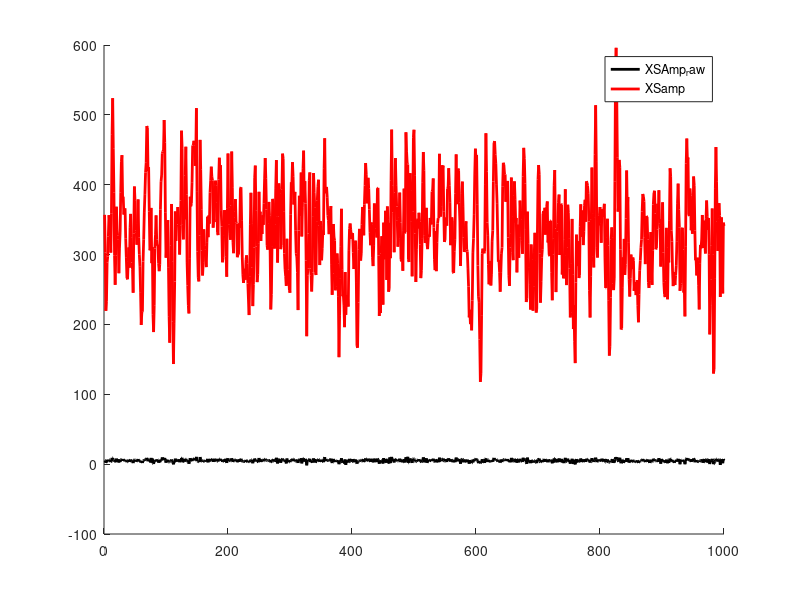

The MATLAB script that drew this image: (Note: this script raises an error after producing the figure.)
% This code generates some inter spike arrival times that follow a time
% varying rate and a gamma noise as defined by the parameters of the gamma
% function. The rate at each spike is defined by the scale and shape of the
% gamma as 1./(ScaleData.*Shape).
% case study of an input signal with
FS = 1000; % sampling frequency of 1000Hz
TR = 10; %Time resolution in ms set to 10ms (work on a case where there is coherence up to 1000/(TR*2) Hz ->50Hz

% generating N random numbers from a normal distribution of mean Mu and
% standard deviation Sigma
N=1000;
Mu = 5;
Sigma = 2;
rng('shuffle')
XSamp_raw = normrnd(Mu, Sigma, N,1);

% filter the regressor so that it gets a time structure (the
% corresponding frequency of a time resolution TR where TR is 2*Tau in the
% convolution or 2*sd, F = 1/(2*Tau*pi) = 1/(TR*pi) with TR in Hz
[z,p,k] = butter(6,(1000/(TR*pi))/(FS/2),'low');
sos_band = zp2sos(z,p,k);
XSamp = filtfilt(sos_band,1,XSamp_raw);

figure(1);clf;  hold on; plot(XSamp_raw, 'k-', 'LineWidth',2);plot(XSamp, 'r-', 'LineWidth',2); legend('XSAmp_raw', 'XSamp')

% let's generate some scale data with the link function being the log instead of
% the inverse function which is the canonical function for a Gamma
% distribution. Pb with inverse fucntion is that it is illdefined for some
% particular values
% let's generate scale data with the gamma function for input of our Gamma
% GLM

B0 = -5;
B1 = 1; %0.2
Shape = 8; % The shape is fixed for all samples, only scale varies
ScaleData = exp(B0 + B1.*XSamp);
% Now add the gamma noise to the scaled data
Ydata = gamrnd(Shape, ScaleData);

figure(2); clf; histogram(Ydata, 'BinWidth',1); xlabel('Ydata: inter event intervals')

% Go from ISI (Ydata) to spike patterns
TimeFirstSpike = 5;
Duration = round(sum(Ydata) + TimeFirstSpike);
SpikePattern = cell(1,1);
SpikePattern{1} = zeros(1,Duration);
SAT = round([Ydata(1); cumsum(Ydata)]+TimeFirstSpike);
SpikePattern{1}(SAT) = 1;
TRFactors = 1:10;
Gamma  = nan(length(TRFactors),2);
SSE_Gaussconv = nan(length(TRFactors),1);
SSE_SSKernel = nan(length(TRFactors),1);
for tt = 1:length(TRFactors) %TR = 100; %window size in ms
    % Now get the time varying rate
    % Gaussian window of 2*std equal to TR (68% of Gaussian centered in TR)
    nStd =Duration/10; % before set as 4
    Tau = TRFactors(tt)*TR/2;
    T_pts = (0:2*nStd*Tau) - nStd*Tau; % centered tpoints around the mean = 0 and take data into account up to nstd away on each side
    Expwav = exp(-0.5*(T_pts).^2./Tau^2)/(Tau*(2*pi)^0.5);
    Expwav = Expwav./sum(Expwav);
    % convolution
    YRate = cell(1,1);
    YRate{1} = conv(SpikePattern{1}, Expwav,'same');
    % Instead of a convolution with a Gaussian use a kernel density estimate of the rate 
    t = 1:Duration;
    [KDE,t,Error]=kde_wrapper(SAT,t,1);
    % Now try a time varying kernel for rate estimation (nearest neighbor?)
    NNKE = zeros(length(SAT),Duration);
    ONNK = TRFactors(tt);% Order of the nearest neighbor kernel
    for ss=1:length(SAT)
        NNKE(ss,SAT(ss))=1;
        if (ss-ONNK)>0 && (ss+ONNK)<length(SAT)
            Tau = abs(SAT(ss)-min(SAT(ss+ONNK), SAT(ss-ONNK)));
        elseif (ss-ONNK)>0
            Tau = abs(SAT(ss)-SAT(ss-ONNK));
        elseif (ss+ONNK)<length(SAT)
            Tau = abs(SAT(ss)-SAT(ss+ONNK));
        else
            warning('ISSUE CANNOT FIND THE %dth nearest spike!!', ONNK);
            keyboard
        end
        Tau = max(Tau,TR/2);
        % construct the Gaussian
        T_pts = (0:2*nStd*Tau) - nStd*Tau; % centered tpoints around the mean = 0 and take data into account up to nstd away on each side
        Expwav = exp(-0.5*(T_pts).^2./Tau^2)/(Tau*(2*pi)^0.5);
        Expwav = Expwav./sum(Expwav);
        NNKE(ss,:) = conv(NNKE(ss,:), Expwav,'same');
    end
    NNKE = sum(NNKE);
    
    % This is the expected rate estimated at every interspike interval
    % (ExpectedRatet = SAT;)
    ExpectedRate = 1./(ScaleData.*Shape);
    LimTime = 1000; % for plotting the spike pattern just take the first 1000 time point (first second)
    figure(3); clf; subplot(4,1,1); hist(SAT(SAT<=LimTime),LimTime); hold on; yyaxis right; plot(SAT(SAT<=LimTime),ExpectedRate(SAT<=LimTime), '-k', 'LineWidth',2)
    subplot(4,1,2); hist(find(SpikePattern{1}(1:LimTime)),LimTime); hold on; yyaxis right; plot(YRate{1}(1:LimTime), '-r', 'LineWidth',2)
    % Correct the time of spikes by the time varying rate to see what is
    % the underlying homogenous Gamma/Poisson process, we should at least
    % retrieve the shape
    [ISIPerStim_Rescaled, ISIvecold, YPatterns_Rescaled]=time_rescaled_ISI(SpikePattern, NNKE);
    figure(3);subplot(4,1,3); hist(find(YPatterns_Rescaled{1}(1:LimTime)),LimTime);
    ExpRate = resample(ExpectedRate, SAT(2:end),1);
    figure(3); subplot(4,1,4);plot(SAT(SAT<=LimTime),ExpectedRate(SAT<=LimTime), '-k', 'LineWidth',2);hold on;plot(ExpRate(1:LimTime), '--k', 'LineWidth',2);hold on; yyaxis left; plot(YRate{1}(1:LimTime), '-r', 'LineWidth',2); hold on; plot(NNKE(1:LimTime), '-b', 'LineWidth',2); legend({'Expected Rate' 'Rescaled Expected Rate' 'calculated Rate Gaussian conv' 'calculated NN kernel'}); ylim([0 0.4])
    
    % suplabel(sprintf('SSE Gaussian convolution = %.2f SSE NNKE = %.2f', sum((YRate{1}(1:length(ExpRate))-ExpRate').^2), sum((NNKE(1:length(ExpRate))-ExpRate').^2)),'t')
    suplabel(sprintf('SSE Gaussian convolution = %.2f SSE NNKE = %.2f', sum((YRate{1}(1:length(NNKE))-ExpRate(1:length(NNKE))').^2), sum((NNKE(1:length(NNKE))-ExpRate(1:length(NNKE))').^2)),'t')
    try 
        SSE_Gaussconv(tt) = sum((YRate{1}(1:length(ExpRate))-ExpRate').^2);
    catch
        SSE_Gaussconv(tt) = sum((YRate{1}(1:length(YRate{1}))-ExpRate(1:length(YRate{1}))').^2);
    end
    try
        SSE_SSKernel(tt) = sum((NNKE(1:length(ExpRate))-ExpRate').^2);
    catch
        SSE_SSKernel(tt) = sum((NNKE(1:length(YRate{1}))-ExpRate(1:length(YRate{1}))').^2);
    end
    
    FIG = figure(6)
    clf
    subplot(4,1,1)
    scatter(XSamp,ScaleData,  'filled'); ylabel('Scale Data '); xlabel('XSamp')
    subplot(4,1,2)
    scatter(XSamp, Ydata, 'filled'); xlabel('XAmp'); ylabel('Gamma Y Data')
    hold on
    scatter(XSamp, ScaleData, 'filled', 'MarkerFaceColor','r', 'MarkerEdgeColor','r'); 
    hold on
    scatter(XSamp, ScaleData.*Shape, 'filled', 'MarkerFaceColor','k', 'MarkerEdgeColor','k'); legend('Scaled Data + Gamma noise', 'Scaled Data', 'Original Mean')
    
    subplot(4,1,3)
    H=histogram(Ydata, 'BinWidth',1); xlabel('Ydata (ms)');
    % fit the distribution of Ydata with a gamma distribution
    Gam = fitdist(Ydata, 'Gamma'); % This fit assumes a constant shape and scale, not a changing scale
    % fit the distribution of Ydata with an exponential (Poisson process)
    Poi = fitdist(Ydata, 'Exponential');
    % add the 2 fit to the figure
    XISI = H.BinEdges(1):(H.BinEdges(end)-1);
    Xexp = pdf('Exponential',XISI,Poi.mu);
    Xgam = gampdf(XISI, Gam.a, Gam.b);
    subplot(4,1,3);cla
    yyaxis right; plot(XISI, Xexp, '-', 'LineWidth',2, 'Color', [0.929 0.694 0.125]);
    hold on; yyaxis right; plot(XISI, Xgam, '-', 'LineWidth',2);
    hold on; yyaxis left; H=histogram(Ydata, 'BinWidth',1); xlabel('Ydata (ms)');hold off
    legend({'Ydata','Exp fit', 'Gamma fit'})
    title(sprintf('Ydata fit Gamma shape parameter = %.2f Gamma scale parameter = %.2f ', Gam.a,Gam.b))
    
    subplot(4,1,4)
    H=histogram(ISIPerStim_Rescaled{1}, 'BinWidth',1); xlabel('Ydata (ms)');
    % fit the distribution of Ydata with a gamma distribution
    Gam = fitdist(ISIPerStim_Rescaled{1}', 'Gamma'); % This fit assumes a constant shape and scale, not a changing scale
    Gamma(tt,1) = Gam.a;
    Gamma(tt,2) = Gam.b;
    
    % fit the distribution of Ydata with an exponential (Poisson process)
    Poi = fitdist(ISIPerStim_Rescaled{1}', 'Exponential');
    % add the 2 fit to the figure
    XISI = H.BinEdges(1):(H.BinEdges(end)-1);
    Xexp = pdf('Exponential',XISI,Poi.mu);
    Xgam = gampdf(XISI, Gam.a, Gam.b);
    subplot(4,1,4);cla
    yyaxis right; plot(XISI, Xexp, '-', 'LineWidth',2, 'Color', [0.929 0.694 0.125]);
    hold on; yyaxis right; plot(XISI, Xgam, '-', 'LineWidth',2);
    hold on; yyaxis left; H=histogram( ISIPerStim_Rescaled{1}, 'BinWidth',1); xlabel('Ydata rescaled (ms)');hold off
    legend({'Ydata','Exp fit', 'Gamma fit'})
    title(sprintf('Ydata fit Gamma shape parameter = %.2f Gamma scale parameter = %.2f ', Gam.a,Gam.b))
    pause()
end

% Here we see that TR has a strong efect, if the estimation of the rate is
% not correct and influence too much by local noise, then estimation of
% gamma parameters using the scaling method is wrong.
figure()
subplot(2,1,1)
yyaxis left
plot(TRFactors,Gamma(:,1),'b-', 'LineWidth',2)
ylabel('Shape parameter')
xlabel('TRFactors')
yyaxis right
plot(TRFactors,Gamma(:,2),'r-', 'LineWidth',2)
ylabel('Scale parameter')
subplot(2,1,2)
plot(TRFactors, SSE_Gaussconv); hold on; plot(TRFactors, SSE_SSKernel);ylabel('SSE'); xlabel('TR Factors'); legend({'Gaussian convolution' 'SSkernel'})
% THE 4th NEAREST NEIGHBOURG KERNEL ESTIAMTE OF THE RATE SEEMS TO GIVE THE
% BEST VALUES 

% Now let's fit the data with a GLM gamma
[B_GLM,Dev, Stats] = glmfit(XSamp,Ydata,'gamma', 'link', 'log');
GamModel = fitglm(XSamp,Ydata,'linear','Distribution','gamma', 'DispersionFlag', true,'Link', 'log');

 % estimated shape
fprintf(1,'The model estimates a shape of %.1f when it was set as %.1f\n', 1/GamModel.Dispersion, Shape)
fprintf(1, 'The model estimates the intercept to be %.1f when it was set as %.1f\n', GamModel.Coefficients.Estimate(1) - log(1/GamModel.Dispersion), B0)
fprintf(1, 'The model estimates the slope to be %.1f when it was set as %.1f\n', GamModel.Coefficients.Estimate(2), B1)

